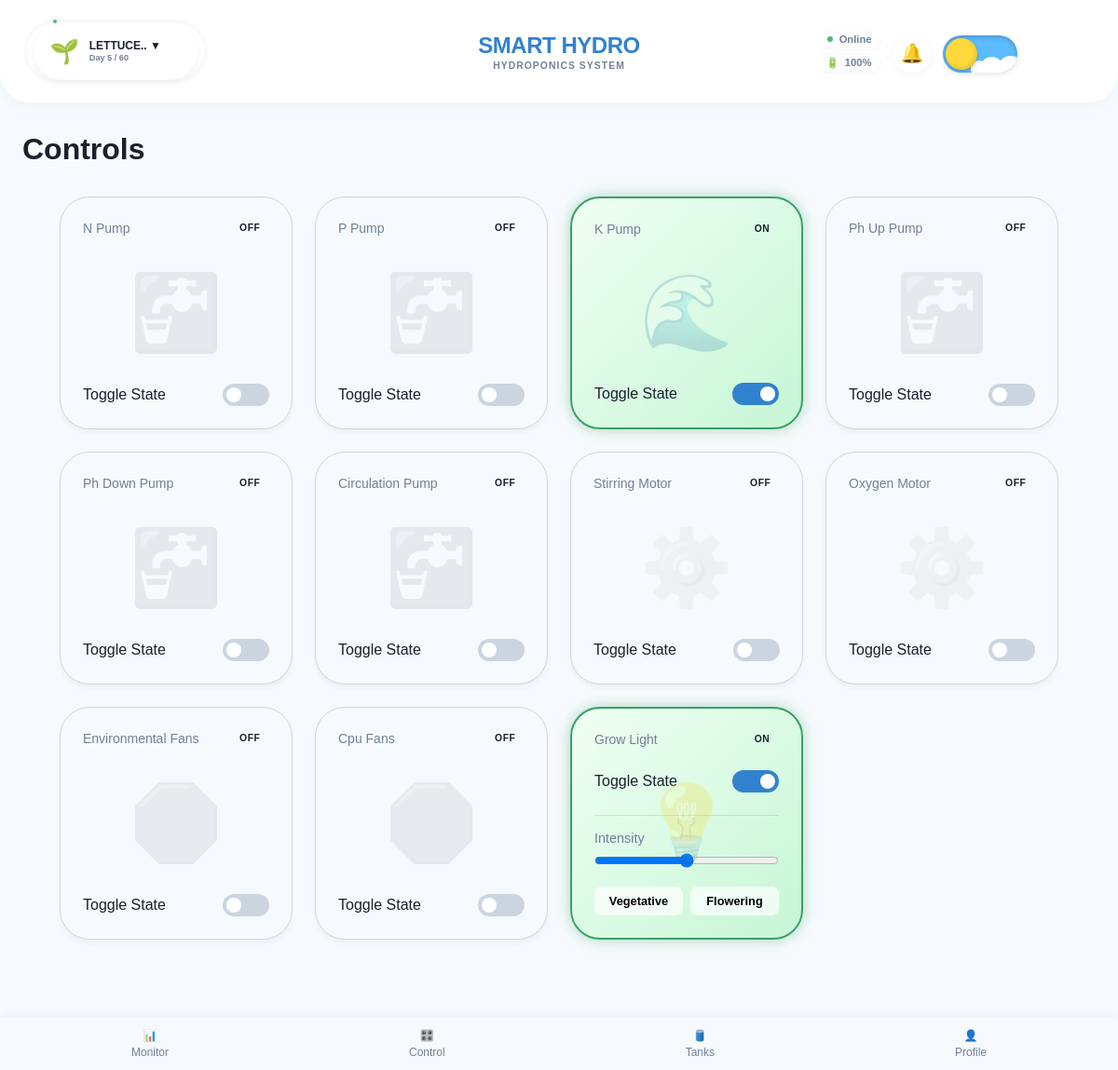
Screenshot of /controls (signed in) with the database file from the repository.
### models.py (models this page shows)
class Plant(db.Model):
    id = db.Column(db.Integer, primary_key=True)
    name = db.Column(db.String(100), nullable=False)
    temp_min = db.Column(db.Float, default=20.0)
    temp_max = db.Column(db.Float, default=30.0)
    humidity_min = db.Column(db.Float, default=40.0)
    humidity_max = db.Column(db.Float, default=70.0)
    ph_min = db.Column(db.Float, default=5.5)
    ph_max = db.Column(db.Float, default=6.5)
    tds_min = db.Column(db.Float, default=800.0)
    tds_max = db.Column(db.Float, default=1200.0)
    category = db.Column(db.String(50), default="Leafy") # Leafy / Fruiting / Herb
    auto_ph_correction = db.Column(db.Boolean, default=True)
    spectrum_pref = db.Column(db.String(50), default="Full") # Blue / Red / Full
    safety_max_temp = db.Column(db.Float, default=40.0)
    safety_min_water = db.Column(db.Float, default=15.0)
    n_min = db.Column(db.Float, default=100.0)
    n_max = db.Column(db.Float, default=200.0)
    p_min = db.Column(db.Float, default=30.0)
    p_max = db.Column(db.Float, default=50.0)
    k_min = db.Column(db.Float, default=100.0)
    k_max = db.Column(db.Float, default=300.0)
    light_min = db.Column(db.Float, default=1000.0)
    light_max = db.Column(db.Float, default=20000.0)
    expected_days = db.Column(db.Integer, default=60)
    start_date = db.Column(db.DateTime, default=datetime.utcnow)

class ControlStatus(db.Model):
    id = db.Column(db.Integer, primary_key=True)
    name = db.Column(db.String(50), unique=True, nullable=False) # e.g., 'n_pump', 'grow_light'
    is_on = db.Column(db.Boolean, default=False)
    settings = db.Column(db.JSON, nullable=True) # Store intensity, spectrum for lights

### routes/views.py (the view)
@views.route('/controls')
@login_required
def controls():
    plant = Plant.query.first()
    controls = ControlStatus.query.all()
    return render_template('controls.html', user=current_user, controls=controls, plant=plant)

### templates/controls.html (shortened to what this page needs)
{% extends "base.html" %}
{% block content %}
<h1 style="margin-bottom: 1.5rem;">Controls</h1>
<div class="card-grid">
    {% for control in controls %}
    {% set theme = '' %}
    {% set icon_off = '🔌' %}
    {% set icon_on = '⚡' %}
    {% if 'pump' in control.name %}
    {% set icon_off = '🚰' %}
    {% set icon_on = '🌊' %}
    {% elif 'fan' in control.name %}
    {% set icon_off = '🛑' %}
    {% set icon_on = '💨' %}
    {% elif 'light' in control.name %}
    {% set icon_off = '🌑' %}
    {% set icon_on = '💡' %}
    {% elif 'motor' in control.name %}
    {% set icon_off = '⚙️' %}
    {% set icon_on = '🔄' %}
    {% endif %}
    <div class="card {{ 'card-on' if control.is_on else 'card-off' }}" id="card-{{ control.name }}"
        data-icon-on="{{ icon_on }}" data-icon-off="{{ icon_off }}"
        style="{{ 'transition: background 0.5s ease;' if control.name == 'grow_light' else '' }}">
        <span class="bg-icon" id="icon-{{ control.name }}">
            {{ icon_on if control.is_on else icon_off }}
        </span>
        <div class="card-header">
            <span class="card-title" style="text-transform: capitalize;">{{ control.name.replace('_', ' ') }}</span>
            <div class="status-badge {{ 'status-online' if control.is_on else 'status-offline' }}"
                id="badge-{{ control.name }}">
                {{ 'ON' if control.is_on else 'OFF' }}
            </div>
        </div>
        <div style="display: flex; justify-content: space-between; align-items: center; margin-top: 1rem;">
            <span>Toggle State</span>
            <label class="switch">
                <span class="slider round"></span>
            </label>
        </div>
        {% if control.name == 'grow_light' %}
        <div style="margin-top: 1.5rem; border-top: 1px solid rgba(0,0,0,0.1); padding-top: 1rem;">
            <div style="margin-bottom: 0.5rem; font-size: 0.9rem; color: var(--text-secondary);">Intensity</div>
            <input type="range" min="0" max="100" value="50" style="width: 100%;">
            <div style="margin-top: 1rem; display: flex; gap: 0.5rem;">
                <button class="btn" onclick="setLightColor('vegetative')"
                    style="font-size: 0.8rem; padding: 0.5rem; background: rgba(255,255,255,0.7); flex: 1;">Vegetative</button>
                <button class="btn" onclick="setLightColor('flowering')"
                    style="font-size: 0.8rem; padding: 0.5rem; background: rgba(255,255,255,0.7); flex: 1;">Flowering</button>
            </div>
        </div>
        {% endif %}
    </div>
    {% endfor %}
</div>
{% endblock %}

### templates/base.html (shortened to what this page needs)
<!DOCTYPE html>
<html lang="en">
<head>
    <link rel="stylesheet" href="{{ url_for('static', filename='css/style.css') }}">
</head>
<body>
    {% if current_user.is_authenticated %}
    <header class="app-header">
        <div class="header-left">
            {% set current_day = 5 %}
            {% set total_days = plant.expected_days if plant else 60 %}
            {% set pct = (current_day / total_days * 100) | int %}
            {% set ring_color = 'mid' %}
            {% if pct < 30 %}{% set ring_color='low' %}{% endif %} {% if pct> 70 %}{% set ring_color = 'high' %}{% endif
                %}
                <div class="plant-ring-wrapper">
                    <div class="ring-content">
                        <div class="ring-icon">🌱</div>
                        <div class="ring-text-stack">
                            <div class="ring-name">{{ (plant.name if plant else 'Lettuce')[:10] }}.. ▼</div>
                            <div class="ring-days">Day {{ current_day }} / {{ total_days }}</div>
                        </div>
                    </div>
                </div>
        </div>
        <div class="header-center">
            <div class="brand-title">SMART HYDRO</div>
            <div class="brand-subtitle">Hydroponics System</div>
        </div>
        <div class="header-right" style="flex-direction: row; gap: 0.75rem;">
            <div style="display: flex; flex-direction: column; align-items: flex-end; gap: 0.25rem;">
                <div class="status-chip">
                    <div class="status-dot-white"></div> Online
                </div>
                <div class="status-chip">
                    <span>🔋</span> 100%
                </div>
            </div>
            <div class="notification-container">
                <button class="notification-bell" id="notification-bell" onclick="toggleNotificationPanel(event)">
                    <span class="bell-icon">🔔</span>
                </button>
            </div>
            <div class="toggle-wrapper" title="Toggle Theme">
                <label for="theme_toggle" class="toggle-label">
                    <span class="cloud cloud-1"></span>
                    <span class="cloud cloud-2"></span>
                    <span class="cloud cloud-3"></span>
                    <div class="toggle-thumb">
                    </div>
                </label>
            </div>
        </div>
    </header>
    {% endif %}
    <main class="container">
        {% block content %}{% endblock %}
    </main>
    {% if current_user.is_authenticated %}
    <nav class="bottom-nav">
        <a href="{{ url_for('views.monitor') }}"
            class="nav-item {% if request.endpoint == 'views.monitor' %}active{% endif %}">
            <span>📊</span>
            <span>Monitor</span>
        </a>
        <a href="{{ url_for('views.controls') }}"
            class="nav-item {% if request.endpoint == 'views.controls' %}active{% endif %}">
            <span>🎛️</span>
            <span>Control</span>
        </a>
        <a href="{{ url_for('views.tanks') }}"
            class="nav-item {% if request.endpoint == 'views.tanks' %}active{% endif %}">
            <span>🛢️</span>
            <span>Tanks</span>
        </a>
        <a href="{{ url_for('views.profile') }}"
            class="nav-item {% if request.endpoint == 'views.profile' %}active{% endif %}">
            <span>👤</span>
            <span>Profile</span>
        </a>
    </nav>
    <div style="height: 60px;"></div>
    {% endif %}
</body>
</html>

### rows the page displays
Plant: name "LETTUCE"
ControlStatus: name.replace "N Pump", is_on "OFF"
ControlStatus: name.replace "P Pump", is_on "OFF"
ControlStatus: is_on "🌊", name.replace "K Pump", is_on "ON"
ControlStatus: name.replace "Ph Up Pump", is_on "OFF"
ControlStatus: name.replace "Ph Down Pump", is_on "OFF"
ControlStatus: name.replace "Circulation Pump", is_on "OFF"
ControlStatus: name.replace "Stirring Motor", is_on "OFF"
ControlStatus: name.replace "Oxygen Motor", is_on "OFF"
ControlStatus: name.replace "Environmental Fans", is_on "OFF"
ControlStatus: name.replace "Cpu Fans", is_on "OFF"
ControlStatus: is_on "💡", name.replace "Grow Light", is_on "ON"

### other values shown
{{ current_day }} "5"
{{ total_days }} "60"
